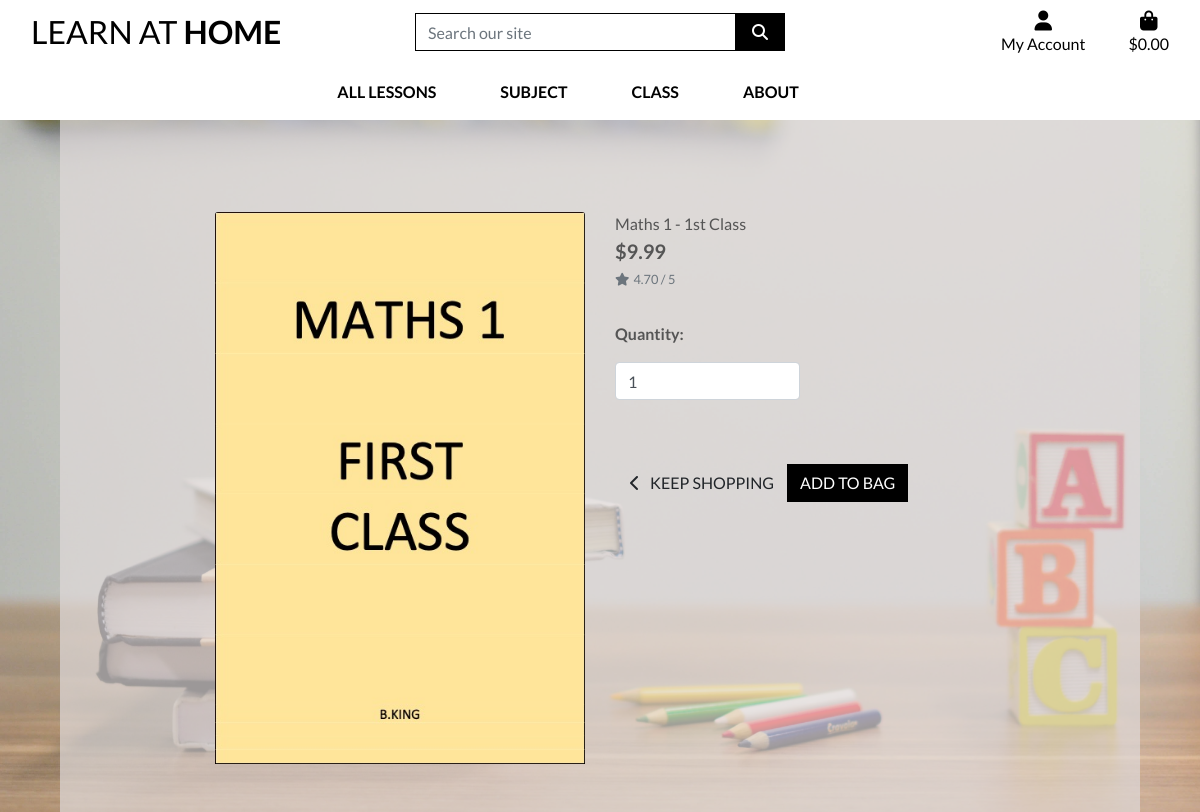
/products/1, run on the app's committed database.
### products/models.py (models this page shows, shortened)
class Product(models.Model):
    name = models.TextField()
    author = models.TextField(max_length=254)
    subject = models.TextField(max_length=254)
    rating = models.DecimalField(max_digits=6, decimal_places=2,
                                 null=True, blank=True)
    price = models.DecimalField(max_digits=6, decimal_places=2)
    year = models.CharField(max_length=254, null=True, blank=True)
    image = models.ImageField(null=True, blank=True)
    grade = models.CharField(max_length=254, null=True, blank=True)

### products/views.py (the view)
# urls.py: path('<product_id>', views.product_detail, name='product_detail')
def product_detail(request, product_id):
    product = get_object_or_404(Product, pk=product_id)
    context = {
        'product': product,
    }
    return render(request, 'products/product_detail.html', context)

### bag/contexts.py (called while the page is built, shortened)
def bag_contents(request):
    bag_items = []
    total = 0
    product_count = 0
    bag = request.session.get('bag', {})
    grand_total = total
    context = {
        'bag_items': bag_items,
        'total': total,
        'product_count': product_count,
        'grand_total': grand_total,
    }
    print(bag_items)
    return context

### products/templates/products/product_detail.html (shortened to what this page needs)
{% extends "base.html" %}
{% load static %}
{% block page_header %}
    <div class="container header-container">
    </div>
{% endblock %}
{% block content %}
    <div class="overlay"></div>
    <div class="container-fluid">
        <div class="row">
            <div class="col-12 col-md-6 col-lg-4 offset-lg-2">
                <div class="image-container my-5">
                    {% if product.image %}
                        <a href="{{ product.image.url }}" target="_blank">
                            <img class="card-img-top img-fluid" src="{{ product.image.url }}" alt="{{ product.name }}">
                        </a>
                        {% else %}
                        <a href="">
                            <img class="card-img-top img-fluid" src="{{ MEDIA_URL }}noimage.png" alt="{{ product.name }}">
                        </a>
                    {% endif %}
                </div>
            </div>
            <div class="col-12 col-md-6 col-lg-4">
                <div class="product-details-container mb-5 mt-md-5">
                    <p class="mb-0">{{ product.name }}</p>
                    <p class="lead mb-0 text-left font-weight-bold">${{ product.price }}</p>
                    {% if product.rating %}
                        <small class="text-muted"><i class="fas fa-star mr-1"></i>{{ product.rating }} / 5</small>
                    {% else %}
                        <small class="text-muted">No Rating</small>
                    {% endif %}
                    <form class="form" action="{% url 'add_to_bag' product.id %}" method="POST">
                        <div class="form-row">
                            <div class="col-12">
                                <p class="mt-3"><strong>Quantity:</strong></p>
                                <div class="form-group w-50">
                                    <div class="input-group">
                                        <input class="form-control qty_input" type="number"
                                            name="quantity" value="1" min="1" max="99"
                                            data-item_id="{{ product.id }}"
                                            id="id_qty_{{ product.id }}">
                                    </div>
                                </div>
                            </div>
                                <a href="{% url 'products' %}" class="btn btn-outline-black rounded-0 mt-5">
                                    <span class="icon">
                                        <i class="fas fa-chevron-left"></i>
                                    </span>
                                    <span class="text-uppercase">Keep Shopping</span>
                                </a>
                                <input type="submit" class="btn btn-black rounded-0 text-uppercase mt-5" value="Add to Bag">
                        </div>
                    </form>
                </div>
            </div>
        </div>
    </div>
{% endblock %}

### static/css/base.css (style rules this page uses)
html { height: 100%; }
body { background: url('/media/homepage_background.jpg') no-repeat center center fixed; background-size: cover; height: calc(100vh - 164px); color: #555; font-family: 'Lato'; }
.icon { align-items: center; display: inline-flex; justify-content: center; height: 1.5rem; width: 1.5rem; }
.btn-black { background: black; color: white; }
.overlay { height: 100%; width: 90%; top: 0; left: 5%; position: fixed; background: rgb(223, 217, 217); z-index: -1; opacity: 70%; }
@media (min-width: 1200px) { .container { max-width: 80%; } }
@media (min-width: 992px) { .header-container { padding-top: 164px; } }

### data on the page
Product: image (picture), name "Maths 1 - 1st Class", price "9.99", rating "4.70", quantity "1"
